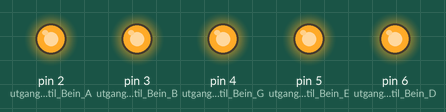
This sketch was run on a simulated Arduino Uno, built with avr-gcc and run on an emulated ATmega328P. Shown: output pins drawn as LEDs (lit = HIGH).

Above: at 0.1 s.
Timing chart, 0 to 1.6 s (numbered marks = the images above):
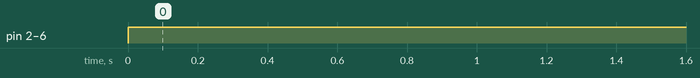

Measured:
- by itself, pin 2 (utgangen_til_Bein_A), pin 3 (utgangen_til_Bein_B), pin 4 (utgangen_til_Bein_G), pin 5 (utgangen_til_Bein_E), pin 6 (utgangen_til_Bein_D): LOW → HIGH at 0.00 s

The sketch:

Oppgave_20a.ino
```cpp
void setup() {
  // put your setup code here, to run once:
  pinMode(2, OUTPUT); //utgangen til Bein A
  pinMode(3, OUTPUT); //utgangen til Bein B
  pinMode(4, OUTPUT); //utgangen til Bein G
  pinMode(5, OUTPUT); //utgangen til Bein E
  pinMode(6, OUTPUT); //utgangen til Bein D
}

void loop() {
  // put your main code here, to run repeatedly:
    /*kunne også ha brukt:
    for (int i = 1; i<6;i +=1){
    digitalWrite(i, HIGH);
    }*/
  digitalWrite(2, HIGH); //setter bein A høy
  digitalWrite(3, HIGH); //setter bein B høy
  digitalWrite(4, HIGH); //setter bein G høy
  digitalWrite(5, HIGH); //setter bein E høy
  digitalWrite(6, HIGH); //setter bein D høy
}
```
